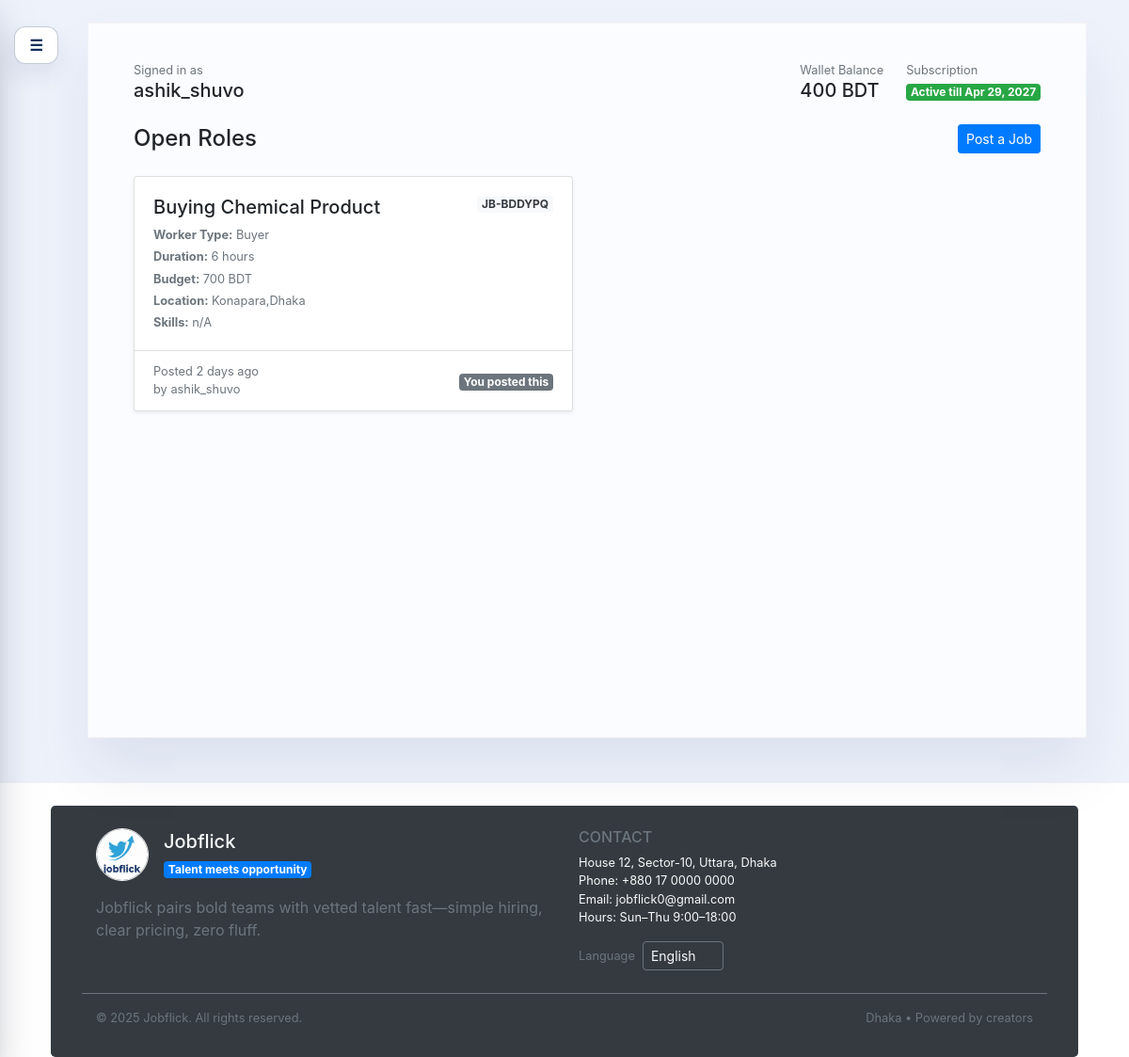
Page /jobs/ (signed in) on the committed database.
### userprofile/models.py (models this page shows, shortened)
class UserProfile(models.Model):
	class SubscriptionPlan(models.TextChoices):
		NONE = "none", "No Subscription"
		ONE_MONTH = "one_month", "1 Month"
		SIX_MONTHS = "six_months", "6 Months"
		ONE_YEAR = "one_year", "12 Months"
	SUBSCRIPTION_DETAILS = {
		SubscriptionPlan.ONE_MONTH: {
			"price": 120,
			"duration_days": 30,
			"label": "1 Month Access",
			"description": "Quick access for trying Jobflick for a month.",
		},
		SubscriptionPlan.SIX_MONTHS: {
			"price": 500,
			"duration_days": 182,
			"label": "6 Months Access",
			"description": "Unlimited job posts and applications for half a year.",
		},
		SubscriptionPlan.ONE_YEAR: {
			"price": 800,
			"duration_days": 365,
			"label": "12 Months Access",
			"description": "Full-year access to post and apply without limits.",
		},
	}
	user = models.OneToOneField(User, on_delete=models.CASCADE, related_name="profile")
	display_name = models.CharField(max_length=150, blank=True)
	photo = models.ImageField(upload_to="profile_photos/", blank=True, null=True)
	occupation = models.CharField(max_length=150, blank=True)
	skills = models.TextField(blank=True)
	present_address = models.CharField(max_length=255, blank=True)
	bio = models.TextField(blank=True)
	wallet_balance = models.PositiveIntegerField(default=2000)
	subscription_plan = models.CharField(
		max_length=20,
		choices=SubscriptionPlan.choices,
		default=SubscriptionPlan.NONE,
	)
	subscription_expires_at = models.DateField(blank=True, null=True)
	@property
	def has_active_subscription(self) -> bool:
		if not self.subscription_expires_at:
			return False
		return self.subscription_expires_at >= timezone.now().date()

### jobs/models.py (models this page shows, shortened)
class Job(models.Model):
	poster = models.ForeignKey(
		settings.AUTH_USER_MODEL,
		on_delete=models.CASCADE,
		related_name="jobs",
	)
	work_title = models.CharField(max_length=200)
	worker_type = models.CharField(max_length=120)
	duration = models.CharField(max_length=120)
	amount = models.PositiveIntegerField()
	location = models.CharField(max_length=120)
	skills = models.CharField(max_length=255)
	tracking_code = models.CharField(max_length=16, unique=True, editable=False, blank=True)
	created_at = models.DateTimeField(auto_now_add=True)
	class Meta:
		ordering = ["-created_at"]

### jobs/views.py (the view)
# urls.py: path('jobs/', views.job_list, name="job_list"),
@login_required
@never_cache
def job_list(request):
    profile, _ = UserProfile.objects.get_or_create(user=request.user)
    jobs = Job.objects.prefetch_related(
        Prefetch(
            "applications",
            queryset=JobApplication.objects.filter(applicant=request.user),
            to_attr="app_for_user",
        )
    )
    return render(request, "jobs/job_list.html", {"jobs": jobs, "profile": profile, "hide_nav": True})

### userprofile/context_processors.py (called while the page is built)
def unread_notifications(request):
    if request.user.is_authenticated:
        count = request.user.notifications.filter(is_read=False).count()
    else:
        count = 0
    return {"unread_notifications_count": count}

### jobs/templates/jobs/job_list.html (shortened to what this page needs)
{% extends "userprofile/layout.html" %}
{% block dashboard_content %}
<div class="d-flex justify-content-between align-items-center mb-4">
  <h2 class="h4 mb-0">Open Roles</h2>
  {% if profile.has_active_subscription %}
    <a class="btn btn-primary btn-sm" href="{% url 'post_job' %}">Post a Job</a>
  {% else %}
    <a class="btn btn-outline-primary btn-sm" href="{% url 'userprofile-subscription' %}">Activate Subscription</a>
  {% endif %}
</div>
{% if jobs %}
  <div class="row">
    {% for job in jobs %}
    {% with application=job.app_for_user|first %}
    <div class="col-md-6 mb-3">
      <div class="card h-100 shadow-sm">
        <div class="card-body">
          <div class="d-flex justify-content-between align-items-start mb-2">
            <h5 class="card-title mb-0">{{ job.work_title }}</h5>
            <span class="badge badge-light text-dark">{{ job.tracking_code }}</span>
          </div>
          <p class="text-muted small mb-1"><strong>Worker Type:</strong> {{ job.worker_type }}</p>
          <p class="text-muted small mb-1"><strong>Duration:</strong> {{ job.duration }}</p>
          <p class="text-muted small mb-1"><strong>Budget:</strong> {{ job.amount }} BDT</p>
          <p class="text-muted small mb-1"><strong>Location:</strong> {{ job.location }}</p>
          <p class="text-muted small mb-0"><strong>Skills:</strong> {{ job.skills }}</p>
        </div>
        <div class="card-footer bg-white d-flex justify-content-between align-items-center">
          <div class="small text-muted">
            <div>Posted {{ job.created_at|timesince }} ago</div>
            <div>by {{ job.poster.username }}</div>
          </div>
          <div>
            {% if job.poster_id == request.user.id %}
              <span class="badge badge-secondary">You posted this</span>
            {% endif %}
          </div>
        </div>
      </div>
    </div>
    {% endwith %}
    {% endfor %}
  </div>
{% else %}
  <div class="text-center py-5 bg-light rounded">
    <h5 class="mb-2">No job posted yet</h5>
    <p class="text-muted">Be the first to create an opportunity.</p>
  </div>
{% endif %}
{% endblock %}

### userprofile/templates/userprofile/layout.html (shortened to what this page needs)
{% extends "base.html" %}
{% block content %}
<div class="dashboard-shell-wrapper">
  <button class="toggle-btn menu-floating-toggle" id="menuToggle" aria-label="Toggle navigation">☰</button>
  <div class="dashboard-shell">
    <section class="dashboard-main">
      <div class="topbar flex-wrap justify-content-between" style="gap: 1rem;">
        <div class="text-end">
          <p class="text-muted small mb-0">Signed in as</p>
          <h5 class="mb-0">{{ profile.user.username }}</h5>
        </div>
        <div class="d-flex align-items-center flex-wrap" style="gap: 1.5rem;">
          <div class="text-end">
            <p class="text-muted small mb-0">Wallet Balance</p>
            <h5 class="mb-0">{{ profile.wallet_balance }} BDT</h5>
          </div>
          <div class="text-end">
            <p class="text-muted small mb-0">Subscription</p>
            {% if profile.has_active_subscription %}
              <span class="badge badge-success">Active till {{ profile.subscription_expires_at|date:"M j, Y" }}</span>
            {% else %}
              <a class="btn btn-outline-primary btn-sm" href="{% url 'userprofile-subscription' %}">Activate Access</a>
            {% endif %}
          </div>
        </div>
      </div>
      {% block dashboard_content %}{% endblock %}
    </section>
  </div>
</div>
{% endblock %}

### userprofile/templates/userprofile/layout.html (style rules this page uses)
body { background: #eef2fb; }
.dashboard-shell-wrapper { position: relative; padding-left: 3rem; }
.dashboard-shell { display: flex; min-height: calc(100vh - 40px); position: relative; overflow: visible; background: #fff; border-radius: 0; border: 1px solid rgba(14, 23, 41, 0.05); box-shadow: 0 35px 60px rgba(15, 39, 90, 0.08); }
.dashboard-main { flex: 1; padding: 2.5rem 3rem; background: #fbfcff; }
.topbar { display: flex; justify-content: flex-end; align-items: center; margin-bottom: 1.5rem; }
.toggle-btn { border: 1px solid rgba(19,47,98,0.25); background: #fff; color: #102b58; padding: 0.45rem 0.95rem; border-radius: 12px; font-weight: 600; box-shadow: 0 12px 25px rgba(16,43,88,0.08); }
.menu-floating-toggle { position: fixed; top: 1.75rem; left: 15px; transform: none; z-index: 1050; transition: left 0.35s ease; }

### rows in the picture
UserProfile: user.username "ashik_shuvo", wallet_balance "400", subscription_expires_at "Apr 29, 2027"
Job: work_title "Buying Chemical Product", tracking_code "JB-BDDYPQ", worker_type "Buyer", duration "6 hours", amount "700", location "Konapara,Dhaka", skills "n/A", created_at "2 days", poster.username "ashik_shuvo", shows "You posted this"
